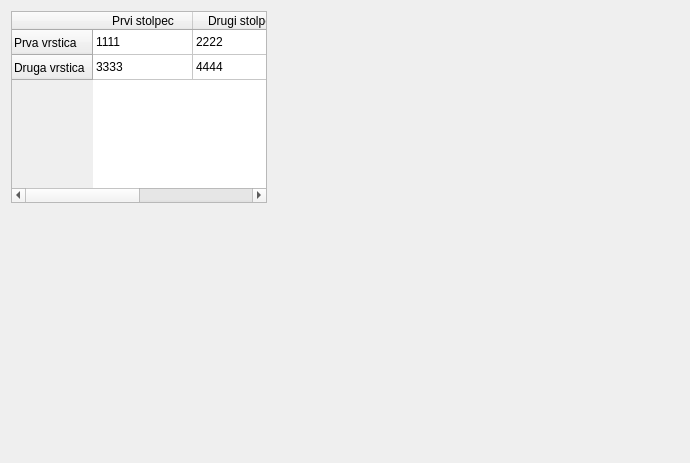
<?xml version="1.0" encoding="UTF-8"?>
<ui version="4.0">
 <class>Form</class>
 <widget class="QWidget" name="Form">
  <property name="geometry">
   <rect>
    <x>0</x>
    <y>0</y>
    <width>690</width>
    <height>463</height>
   </rect>
  </property>
  <property name="windowTitle">
   <string>Form</string>
  </property>
  <widget class="QTableWidget" name="tableWidget">
   <property name="geometry">
    <rect>
     <x>11</x>
     <y>11</y>
     <width>256</width>
     <height>192</height>
    </rect>
   </property>
   <property name="sortingEnabled">
    <bool>true</bool>
   </property>
   <attribute name="verticalHeaderDefaultSectionSize">
    <number>25</number>
   </attribute>
   <attribute name="verticalHeaderMinimumSectionSize">
    <number>25</number>
   </attribute>
   <row>
    <property name="text">
     <string>Prva vrstica</string>
    </property>
   </row>
   <row>
    <property name="text">
     <string>Druga vrstica</string>
    </property>
   </row>
   <column>
    <property name="text">
     <string>Prvi stolpec</string>
    </property>
   </column>
   <column>
    <property name="text">
     <string>Drugi stolpec</string>
    </property>
   </column>
   <item row="0" column="0">
    <property name="text">
     <string>1111</string>
    </property>
   </item>
   <item row="0" column="1">
    <property name="text">
     <string>2222</string>
    </property>
   </item>
   <item row="1" column="0">
    <property name="text">
     <string>3333</string>
    </property>
   </item>
   <item row="1" column="1">
    <property name="text">
     <string>4444</string>
    </property>
   </item>
  </widget>
 </widget>
 <resources/>
 <connections/>
</ui>
